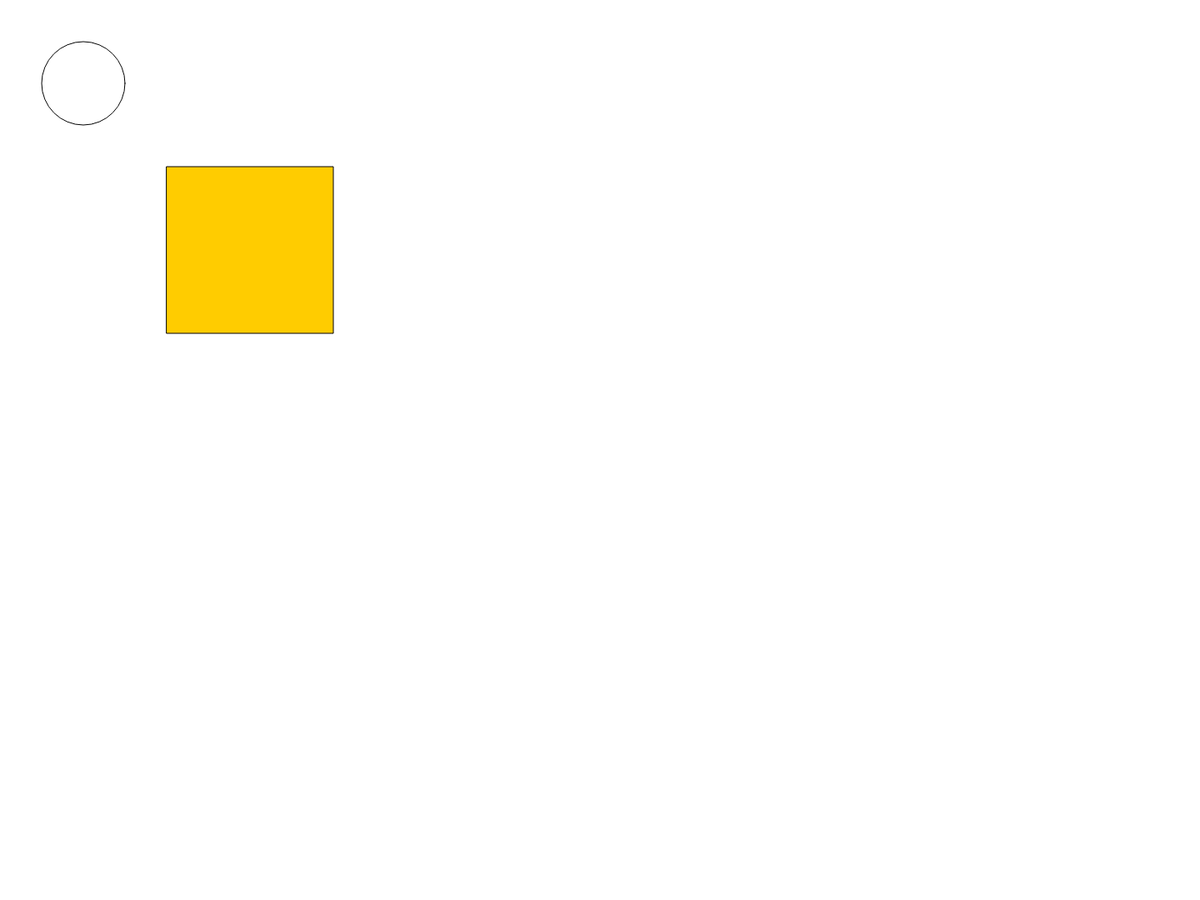
Frame 1 (no input)
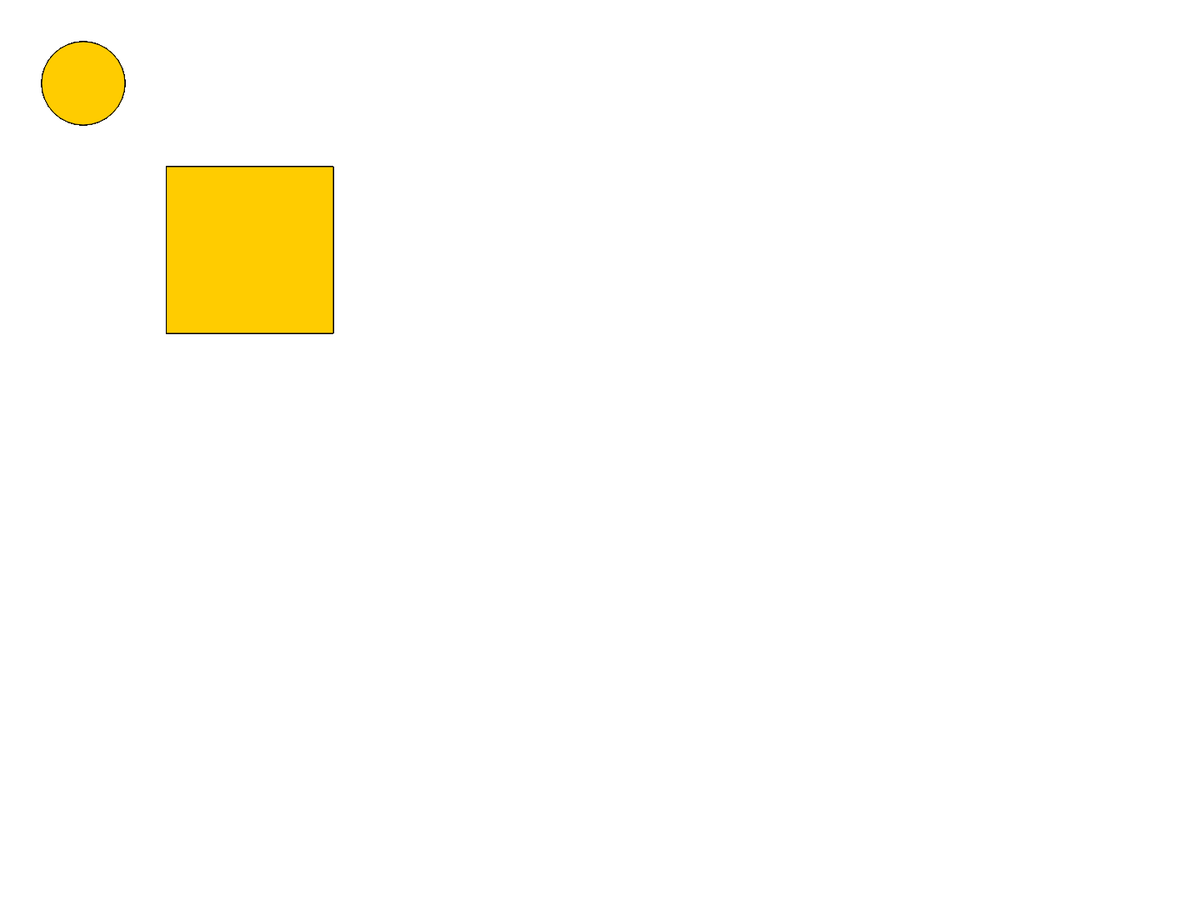
Frame 60 (no input)
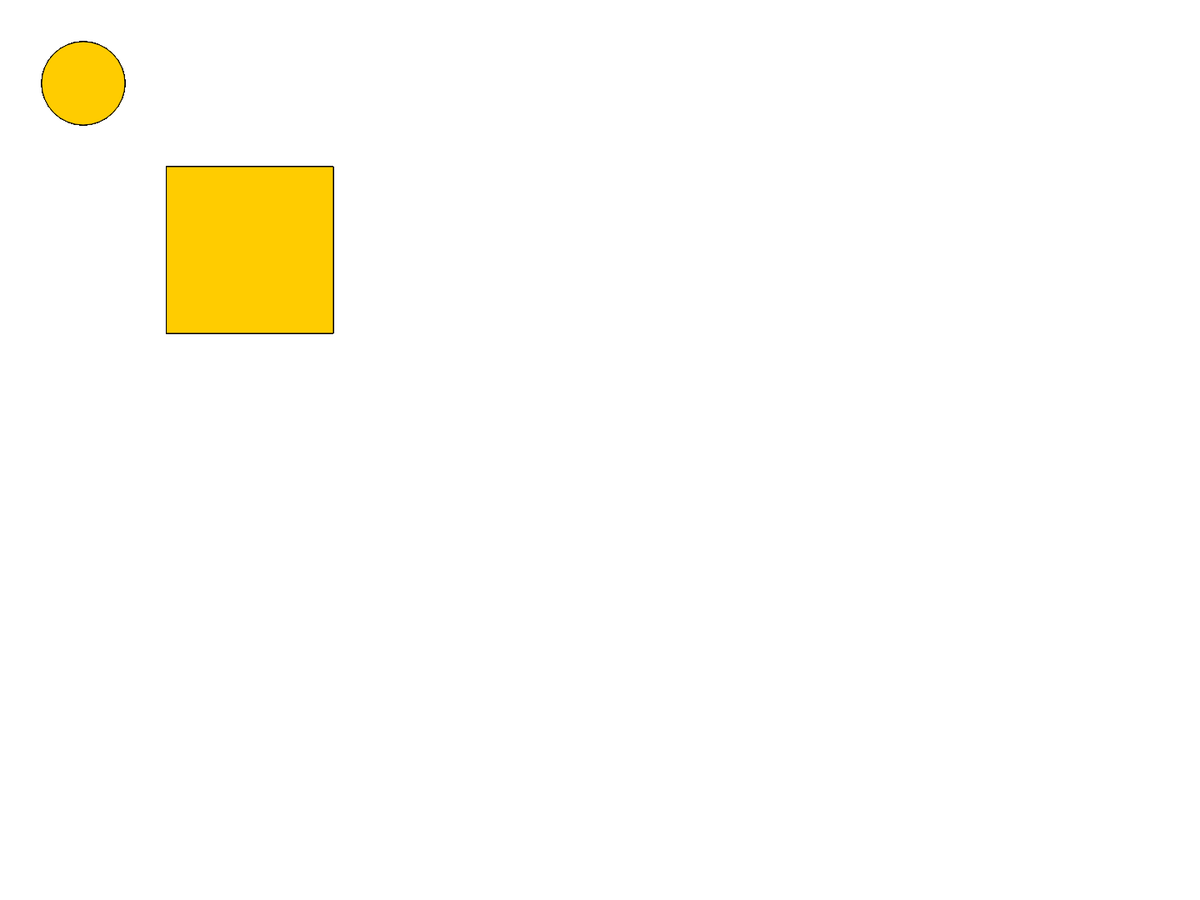
Frame 120 (the mouse pressed at the canvas centre since frame 60)

The p5.js sketch that drew these frames (run headless with seeded random() and noise() and a simulated clock; from frame 60 on, the mouse is pressed at the canvas centre):

// p5.js sketch
// ── sketch.js
function setup() {
  createCanvas(1440,1080)
  //creates a grey canvas that is 1440x1080 pixles
}

function draw() {
  ellipse(100,100,100,100)//creates a black ellipse at coordinates (100,100) with width of 100 and hieght of 100
  fill(255,204,0) //changes the fill of each shape to black
  rect(200,200,200,200)//creates a black rectangle at coordinates (200,200) with width of 200 and hieght of 200
  
}
